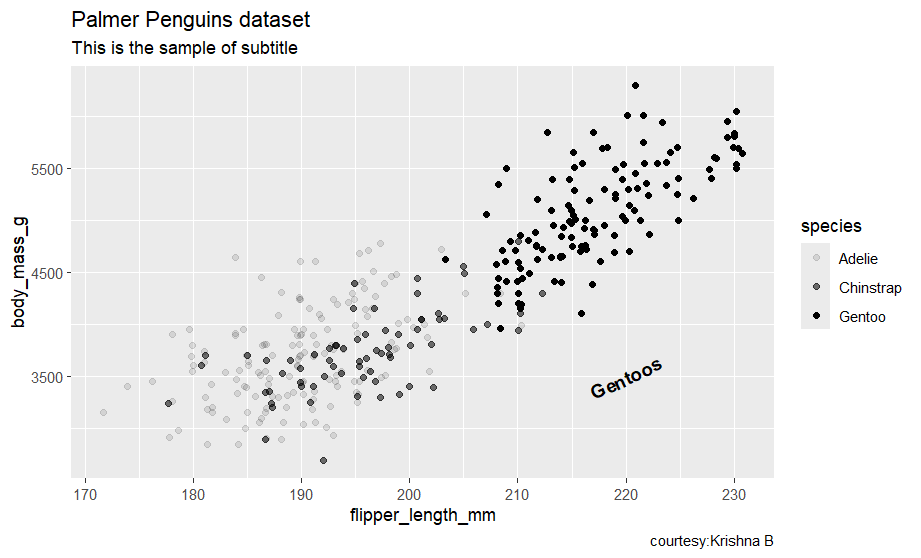

The R source for this figure:
ggplot(data = penguins) +
geom_jitter(mapping = aes(x=flipper_length_mm,y=body_mass_g,alpha = species))+
  labs(title = "Palmer Penguins dataset",subtitle = "This is the sample of subtitle",caption = "courtesy:Krishna B")+
  annotate("text",x=220,y=3500,label="Gentoos",fontface="bold",size=4,angle=25)
